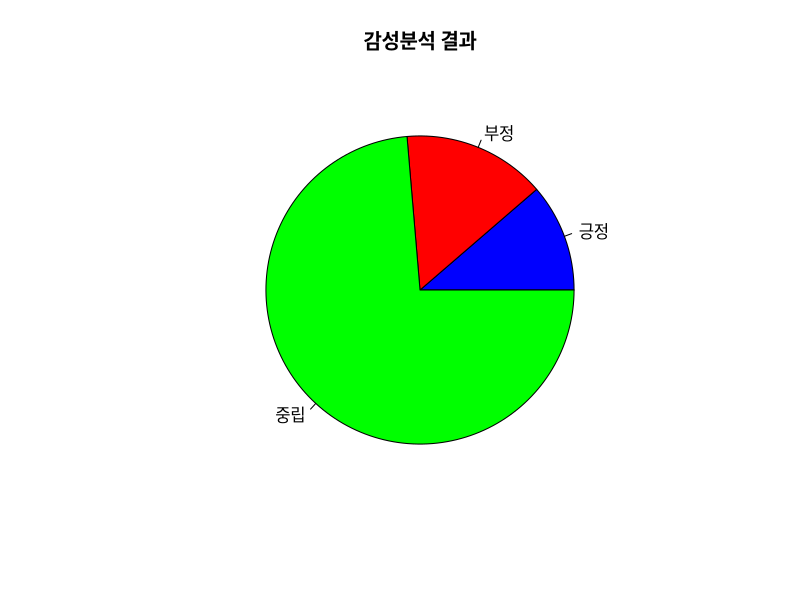

The R source for this figure:
#install.packages(c("DBI","RSQLite"))
library(DBI)
library(RSQLite)
library(plyr)
library(stringr)

setwd("c:/Users/rlaek/bedat_txt")

txt<-readLines("bedet_news.txt",encoding="UTF-8")
txt=txt[-1]

positive<-readLines("positive.txt",encoding="UTF-8")
positive=positive[-1]

negative<-readLines("negative.txt",encoding="UTF-8")
negative=negative[-1]

#print(txt)
#print(positive)
#print(negative)

sentimental = function(sentences, positive, negative){
  
  scores = laply(sentences, function(sentence, positive, negative) {
    
    sentence = gsub('[[:punct:]]', '', sentence) # 문장부호 제거
    sentence = gsub('[[:cntrl:]]', '', sentence) # 특수문자 제거
    sentence = gsub('\\d+', '', sentence)        # 숫자 제거
    
    word.list = str_split(sentence, '\\s+')      # 공백 기준으로 단어 생성 -> \\s+ : 공백 정규식, +(1개 이상)
    words = unlist(word.list)                    # unlist() : list를 vector 객체로 구조변경
    
    pos.matches = match(words, positive)           # words의 단어를 positive에서 matching
    neg.matches = match(words, negative)
    
    pos.matches = !is.na(pos.matches)            # NA 제거, 위치(숫자)만 추출
    neg.matches = !is.na(neg.matches)
    
    score = sum(pos.matches) - sum(neg.matches)  # 긍정 - 부정   
    return(score)
  }, positive, negative)
  
  scores.df = data.frame(score=scores, text=sentences)
  return(scores.df)

}

result=sentimental(txt, positive, negative)

result$color[result$score >=1] = "blue"
result$color[result$score ==0] = "green"
result$color[result$score < 0] = "red"

print(table(result$color))

result$remark[result$score >=1] = "긍정"
result$remark[result$score ==0] = "중립"
result$remark[result$score < 0] = "부정"

sentiment_result= table(result$remark)

pie(sentiment_result, main="감성분석 결과",
    col=c("blue","red","green"), radius=0.8)

print(result)

#blue green   red 
#40   260    53 
